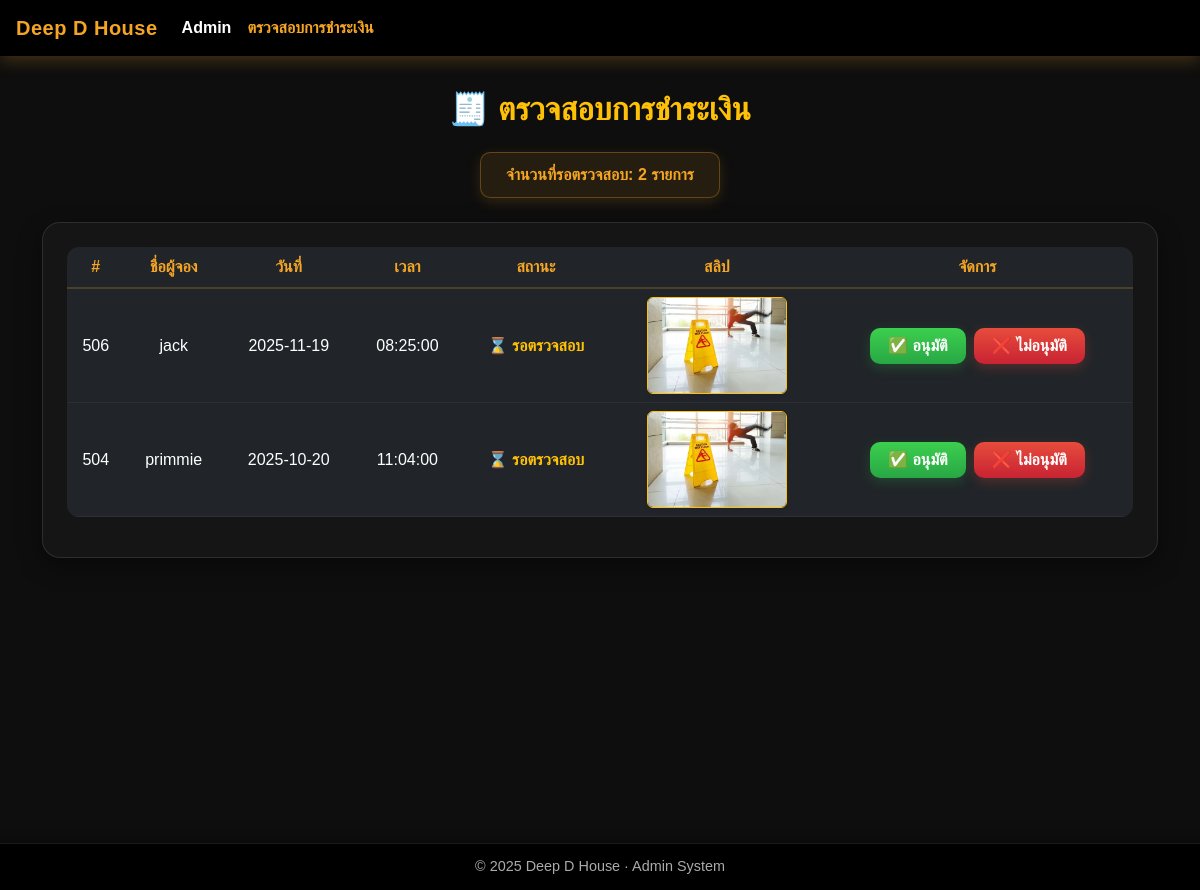
/admin_verify_payment.php, run on the app's committed database.
### tables this page shows
CREATE TABLE `tbl_booking` (
  `no` int(11) NOT NULL,
  `table_id` int(11) NOT NULL,
  `booking_name` varchar(100) NOT NULL,
  `booking_date` date NOT NULL,
  `booking_time` time NOT NULL,
  `price` decimal(10,2) DEFAULT 150.00,
  `booking_phone` varchar(10) NOT NULL,
  `slip_img` varchar(255) DEFAULT NULL,
  `booking_staff` varchar(100) DEFAULT 'ผู้ใช้ทั่วไป',
  `dateCreate` datetime DEFAULT current_timestamp(),
  `payment_status` enum('pending','paid') DEFAULT 'pending'
);

### admin_verify_payment.php (the view, shortened to what this page needs)
<?php
require_once 'condb.php';
$sql = "SELECT * FROM tbl_booking WHERE payment_status = 'pending' ORDER BY no DESC";
$result = mysqli_query($conn, $sql) or die("SQL Error: " . mysqli_error($conn));
$count_pending = mysqli_num_rows($result);
?>
<!DOCTYPE html>
<html lang="th">
<head>
  <link href="https://cdn.jsdelivr.net/npm/bootstrap@5.3.3/dist/css/bootstrap.min.css" rel="stylesheet">
</head>
<body>
<nav class="navbar navbar-expand-lg navbar-dark fixed-top">
  <div class="container-fluid px-3">
    <a class="navbar-brand" href="admin.php">Deep D House</a>
    <div class="collapse navbar-collapse" id="nav">
      <ul class="navbar-nav me-auto mb-2 mb-lg-0">
        <li class="nav-item"><a class="nav-link" href="admin.php">Admin</a></li>
        <li class="nav-item"><a class="nav-link active" href="#">ตรวจสอบการชำระเงิน</a></li>
      </ul>
    </div>
  </div>
</nav>
<div class="container" style="margin-top: 90px;">
  <div class="text-center mb-4">
    <h2 class="fw-bold text-warning">🧾 ตรวจสอบการชำระเงิน</h2>
    <div class="status-box mt-3">จำนวนที่รอตรวจสอบ: <?= $count_pending ?> รายการ</div>
  </div>
  <div class="card p-4 mt-4">
    <?php if ($count_pending == 0): ?>
      <div class="alert alert-secondary text-center">❌ ยังไม่มีรายการรอตรวจสอบ</div>
    <?php else: ?>
      <div class="table-responsive">
        <table class="table table-dark table-hover text-center align-middle">
          <thead>
            <tr>
              <th>#</th>
              <th>ชื่อผู้จอง</th>
              <th>วันที่</th>
              <th>เวลา</th>
              <th>สถานะ</th>
              <th>สลิป</th>
              <th>จัดการ</th>
            </tr>
          </thead>
          <tbody>
          <?php while ($row = mysqli_fetch_assoc($result)): ?>
            <tr>
              <td><?= $row['no'] ?></td>
              <td><?= htmlspecialchars($row['booking_name']) ?></td>
              <td><?= htmlspecialchars($row['booking_date']) ?></td>
              <td><?= htmlspecialchars($row['booking_time']) ?></td>
              <td><span class="text-warning fw-bold">⌛ รอตรวจสอบ</span></td>
              <td>
                <?php if (!empty($row['slip_img'])): ?>
                  <img src="<?= htmlspecialchars($row['slip_img']) ?>" width="140" class="rounded border border-warning shadow-sm">
                <?php else: ?>
                  <span class="text-secondary">ไม่มีสลิป</span>
                <?php endif; ?>
              </td>
              <td>
                <div class="d-flex justify-content-center gap-2">
                  <a href="verify_action.php?id=<?= $row['no'] ?>&act=approve"
                     class="btn btn-approve"
                     onclick="return confirm('ยืนยันอนุมัติการชำระเงินนี้หรือไม่?');">
                    ✅ อนุมัติ
                  </a>
                  <a href="verify_action.php?id=<?= $row['no'] ?>&act=reject"
                     class="btn btn-reject"
                     onclick="return confirm('ไม่อนุมัติรายการนี้ใช่หรือไม่?');">
                    ❌ ไม่อนุมัติ
                  </a>
                </div>
              </td>
            </tr>
          <?php endwhile; ?>
          </tbody>
        </table>
      </div>
    <?php endif; ?>
  </div>
</div>
<footer class="footer-fixed">
  © 2025 Deep D House · Admin System
</footer>
</body>
</html>

### admin_verify_payment.php (style rules this page uses)
:root { --gold:#f5a524; --gold-2:#d9901d; --bg:#0e0e0e; }
body { background: var(--bg); color: #fff; font-family: "Kanit", sans-serif; min-height: 100vh; }
.navbar-dark { background:#000; box-shadow:0 4px 16px rgba(245,165,36,0.25); }
.navbar-brand { color:var(--gold)!important; font-weight:800; letter-spacing:0.5px; }
.navbar-dark .nav-link { color:#fff!important; font-weight:600; }
.navbar-dark .nav-link:hover, .navbar-dark .nav-link.active { color:var(--gold)!important; }
.card { background:#151515; border:1px solid rgba(255,255,255,0.1); border-radius:18px; box-shadow:0 8px 25px rgba(0,0,0,.4); }
.table-dark { background:#1a1a1a; border-radius:12px; overflow:hidden; }
.table th { color:var(--gold); font-weight:700; border-bottom:2px solid rgba(245,165,36,0.2); }
.table td { vertical-align:middle; border-color:rgba(255,255,255,0.05); }
.btn-approve { background:linear-gradient(180deg,#3ccf4e,#28a745); border:none; color:#fff; font-weight:700; border-radius:10px; padding:6px 18px; box-shadow:0 4px 12px rgba(40,167,69,0.25); transition:all .25s ease; }
.btn-reject { background:linear-gradient(180deg,#e74c3c,#c82333); border:none; color:#fff; font-weight:700; border-radius:10px; padding:6px 18px; box-shadow:0 4px 12px rgba(231,76,60,0.25); transition:all .25s ease; }
.status-box { background:rgba(245,165,36,0.1); border:1px solid rgba(245,165,36,0.3); border-radius:10px; display:inline-block; padding:10px 25px; color:var(--gold); font-weight:700; box-shadow:0 4px 14px rgba(245,165,36,0.15); }
footer { background:#000; color:#aaa; text-align:center; padding:16px; margin-top:50px; border-top:1px solid rgba(255,255,255,.1); }
.footer-fixed { position:fixed; bottom:0; left:0; width:100%; background:#000; color:#aaa; text-align:center; padding:12px 0; font-size:0.9rem; border-top:1px solid rgba(255,255,255,.1); box-shadow:0 -4px 10px rgba(0,0,0,0.3); z-index:1000; }

### data on the page
tbl_booking: no "506", booking_name "jack", booking_date "2025-11-19", booking_time "08:25:00", slip_img (picture)
tbl_booking: no "504", booking_name "primmie", booking_date "2025-10-20", booking_time "11:04:00", slip_img (picture)

### other printed values
$count_pending "2"
